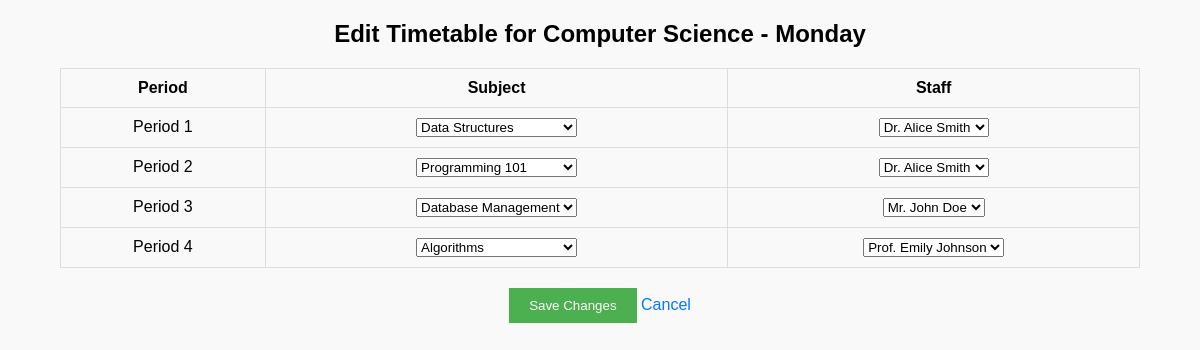
The page /timetable/edit/11/Monday/ on the database as committed earlier.
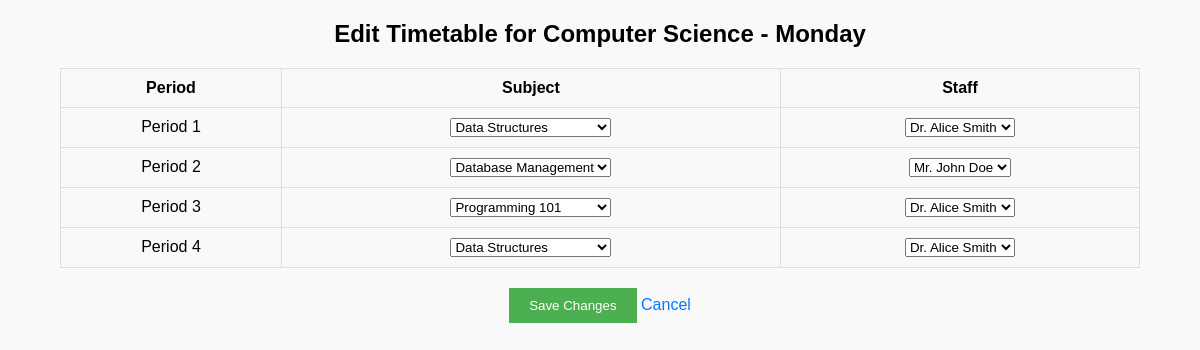
The same page on the database as committed later.
### timetableApp/models.py (models this page shows, shortened)
class Course(models.Model):
    name = models.CharField(max_length=100)

class TimetableEntry(models.Model):
    course = models.ForeignKey(Course, on_delete=models.CASCADE)
    subject = models.ForeignKey(Subject, on_delete=models.CASCADE)
    staff = models.ForeignKey(Staff, on_delete=models.CASCADE)
    period = models.ForeignKey(Period, on_delete=models.CASCADE)
    is_adjusted = models.BooleanField(default=False)
    class Meta:
        unique_together = ('course', 'period', 'subject')

class Period(models.Model):
    DAY_CHOICES = [
        ('Monday', 'Monday'),
        ('Tuesday', 'Tuesday'),
        ('Wednesday', 'Wednesday'),
        ('Thursday', 'Thursday'),
        ('Friday', 'Friday'),
    ]
    day = models.CharField(max_length=10, choices=DAY_CHOICES)
    period_number = models.PositiveSmallIntegerField(default=1)
    start_time = models.TimeField(blank=True, null=True)
    end_time = models.TimeField(blank=True, null=True)
    class Meta:
        unique_together = ('day', 'period_number')

class Subject(models.Model):
    name = models.CharField(max_length=100)
    course = models.ForeignKey(Course, related_name='subjects', on_delete=models.CASCADE)
    staff = models.ManyToManyField('Staff', related_name='subjects')

class Staff(models.Model):
    name = models.CharField(max_length=100)

### timetableApp/views.py (the view, shortened to what this page needs)
# urls.py: path('timetable/edit/<int:course_id>/<str:day>/', views.edit_timetable_row, name='edit_timetable_row'),
def edit_timetable_row(request, course_id, day):
    course = get_object_or_404(Course, id=course_id)
    periods = Period.objects.all()
    timetable_entries = TimetableEntry.objects.filter(course=course, period__day=day)
    available_staff_per_period = {}
    for period in periods:
        unavailable_staff = TimetableEntry.objects.filter(
            period__day=day,
            period__period_number=period.period_number
        ).exclude(course=course).values_list('staff', flat=True)
        available_staff = Staff.objects.exclude(id__in=unavailable_staff)
        available_staff_per_period[period.period_number] = available_staff
    initial_staff_per_subject = {}
    for entry in timetable_entries:
        initial_staff_per_subject[entry.subject.id] = Staff.objects.filter(subjects=entry.subject)
        staff_for_subject = Staff.objects.filter(subjects=entry.subject)
        already_assigned_staff = TimetableEntry.objects.filter(
            period__day=day,
            period__period_number=entry.period.period_number
        ).exclude(course=course).values_list('staff', flat=True)
        initial_staff_per_subject[entry.subject.id] = staff_for_subject.exclude(id__in=already_assigned_staff)
    return render(request, 'timetable/edit_timetable_row.html', {
        'course': course,
        'day': day,
        'timetable_entries': timetable_entries,
        'initial_staff_per_subject': initial_staff_per_subject,
        'available_staff_per_period': available_staff_per_period,
        'subjects': Subject.objects.filter(course=course)
    })

### timetableApp/templatetags/custom_filters.py (called while the page is built)
@register.filter
def get_item(dictionary, key):
    return dictionary.get(key)

### templates/timetable/edit_timetable_row.html (shortened to what this page needs)
<!DOCTYPE html>
<html lang="en">
<head>
</head>
<body>
    {% load custom_filters %}
    <h2>Edit Timetable for {{ course.name }} - {{ day }}</h2>
    <form method="POST">
        <table>
            <tr>
                <th>Period</th>
                <th>Subject</th>
                <th>Staff</th>
            </tr>
            {% for entry in timetable_entries %}
                <tr>
                    <td>Period {{ entry.period.period_number }}</td>
                    <td>
                        <select name="subject_{{ entry.period.period_number }}" onchange="updateStaff({{ entry.period.period_number }})">
                            {% for subject in subjects %}
                                <option value="{{ subject.id }}" {% if entry.subject == subject %}selected{% endif %}>
                                    {{ subject.name }}
                                </option>
                            {% endfor %}
                        </select>
                    </td>
                    <td>
                        <select name="staff_{{ entry.period.period_number }}">
                            {% for staff in initial_staff_per_subject|get_item:entry.subject.id %}
                                <option value="{{ staff.id }}" {% if entry.staff == staff %}selected{% endif %}>
                                    {{ staff.name }}
                                </option>
                            {% endfor %}
                        </select>
                    </td>
                </tr>
            {% endfor %}
        </table>
        <div style="text-align: center;">
            <button type="submit">Save Changes</button>
            <a href="{% url 'timetable_list' %}">Cancel</a>
        </div>
    </form>
</body>
</html>

### templates/timetable/edit_timetable_row.html (style rules this page uses)
body { font-family: Arial, sans-serif; background-color: #f9f9f9; margin: 0; padding: 0; }
h2 { text-align: center; }
table { width: 90%; margin: 20px auto; border-collapse: collapse; }
th, td { padding: 10px; border: 1px solid #ddd; text-align: center; }
button { padding: 10px 20px; background-color: #4CAF50; color: white; border: none; }
a { text-decoration: none; color: #007bff; }

Rows that differ between the two databases and show on the page:
removed TimetableEntry: period.period_number "2", subject+period "Programming 101", staff+subject+period "Dr. Alice Smith"
removed TimetableEntry: period.period_number "3", subject+period "Database Management", staff+subject+period "Mr. John Doe"
removed TimetableEntry: period.period_number "4", subject+period "Algorithms", staff+subject+period "Prof. Emily Johnson"
added TimetableEntry: period.period_number "2", subject+period "Database Management", staff+subject+period "Mr. John Doe"
added TimetableEntry: period.period_number "3", subject+period "Programming 101", staff+subject+period "Dr. Alice Smith"
added TimetableEntry: period.period_number "4", subject+period "Data Structures", staff+subject+period "Dr. Alice Smith"
